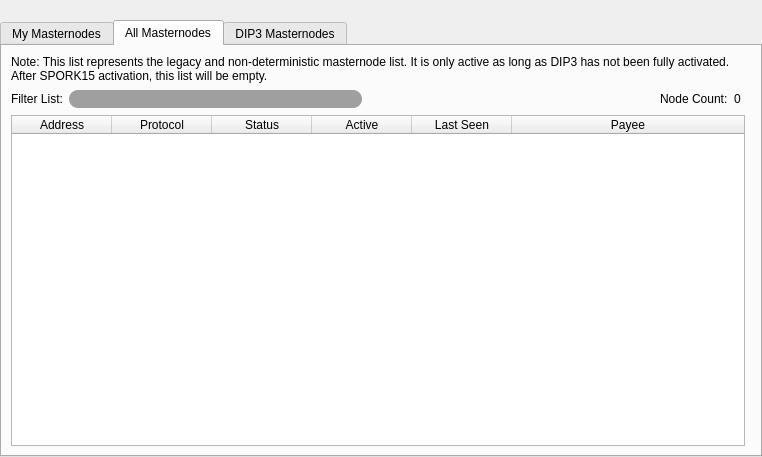
<?xml version="1.0" encoding="UTF-8"?>
<ui version="4.0">
 <class>MasternodeList</class>
 <widget class="QWidget" name="MasternodeList">
  <property name="geometry">
   <rect>
    <x>0</x>
    <y>0</y>
    <width>762</width>
    <height>457</height>
   </rect>
  </property>
  <property name="windowTitle">
   <string>Form</string>
  </property>
  <layout class="QVBoxLayout" name="topLayout">
   <property name="leftMargin">
    <number>0</number>
   </property>
   <property name="topMargin">
    <number>0</number>
   </property>
   <property name="rightMargin">
    <number>0</number>
   </property>
   <property name="bottomMargin">
    <number>0</number>
   </property>
   <item>
    <layout class="QVBoxLayout" name="verticalLayout">
     <property name="bottomMargin">
      <number>0</number>
     </property>
     <item>
      <spacer name="horizontalSpacer0">
       <property name="orientation">
        <enum>Qt::Horizontal</enum>
       </property>
       <property name="sizeHint" stdset="0">
        <size>
         <width>40</width>
         <height>20</height>
        </size>
       </property>
      </spacer>
     </item>
     <item>
      <widget class="QTabWidget" name="tabWidget">
       <property name="tabShape">
        <enum>QTabWidget::Rounded</enum>
       </property>
       <property name="currentIndex">
        <number>1</number>
       </property>
       <widget class="QWidget" name="tabMyMasternodes">
        <attribute name="title">
         <string>My Masternodes</string>
        </attribute>
        <layout class="QGridLayout" name="gridLayout_2">
         <item row="0" column="0">
          <layout class="QVBoxLayout" name="verticalLayout_2">
           <property name="bottomMargin">
            <number>0</number>
           </property>
           <item>
            <layout class="QHBoxLayout" name="horizontalLayout_note">
             <property name="bottomMargin">
              <number>0</number>
             </property>
             <item>
              <widget class="QLabel" name="updateNote">
               <property name="text">
                <string>Note: Status of your masternodes in local wallet can potentially be slightly incorrect.&lt;br /&gt;Always wait for wallet to sync additional data and then double check from another node&lt;br /&gt;if your masternode should be running but you still do not see &quot;ENABLED&quot; in &quot;Status&quot; field.</string>
               </property>
              </widget>
             </item>
            </layout>
           </item>
           <item>
            <widget class="QTableWidget" name="tableWidgetMyMasternodes">
             <property name="minimumSize">
              <size>
               <width>695</width>
               <height>0</height>
              </size>
             </property>
             <property name="editTriggers">
              <set>QAbstractItemView::NoEditTriggers</set>
             </property>
             <property name="alternatingRowColors">
              <bool>true</bool>
             </property>
             <property name="selectionMode">
              <enum>QAbstractItemView::SingleSelection</enum>
             </property>
             <property name="selectionBehavior">
              <enum>QAbstractItemView::SelectRows</enum>
             </property>
             <property name="sortingEnabled">
              <bool>true</bool>
             </property>
             <attribute name="horizontalHeaderStretchLastSection">
              <bool>true</bool>
             </attribute>
             <column>
              <property name="text">
               <string>Alias</string>
              </property>
             </column>
             <column>
              <property name="text">
               <string>Address</string>
              </property>
             </column>
             <column>
              <property name="text">
               <string>Protocol</string>
              </property>
             </column>
             <column>
              <property name="text">
               <string>Status</string>
              </property>
             </column>
             <column>
              <property name="text">
               <string>Active</string>
              </property>
             </column>
             <column>
              <property name="text">
               <string>Last Seen</string>
              </property>
             </column>
             <column>
              <property name="text">
               <string>Payee</string>
              </property>
             </column>
            </widget>
           </item>
           <item>
            <layout class="QHBoxLayout" name="horizontalLayout_5">
             <property name="bottomMargin">
              <number>0</number>
             </property>
             <item>
              <widget class="QPushButton" name="startButton">
               <property name="text">
                <string>S&amp;tart alias</string>
               </property>
              </widget>
             </item>
             <item>
              <widget class="QPushButton" name="startAllButton">
               <property name="text">
                <string>Start &amp;all</string>
               </property>
              </widget>
             </item>
             <item>
              <widget class="QPushButton" name="startMissingButton">
               <property name="text">
                <string>Start &amp;MISSING</string>
               </property>
              </widget>
             </item>
             <item>
              <widget class="QPushButton" name="UpdateButton">
               <property name="text">
                <string>&amp;Update status</string>
               </property>
              </widget>
             </item>
             <item>
              <widget class="QPushButton" name="QRButton">
               <property name="toolTip">
                <string>Show additional Masternode information</string>
               </property>
               <property name="text">
                <string>Show &amp;Info...</string>
               </property>
              </widget>
             </item>
             <item>
              <widget class="QLabel" name="autoupdate_label">
               <property name="text">
                <string>Status will be updated automatically in (sec):</string>
               </property>
              </widget>
             </item>
             <item>
              <widget class="QLabel" name="secondsLabel">
               <property name="text">
                <string>0</string>
               </property>
              </widget>
             </item>
             <item>
              <spacer name="horizontalSpacer_5">
               <property name="orientation">
                <enum>Qt::Horizontal</enum>
               </property>
               <property name="sizeHint" stdset="0">
                <size>
                 <width>40</width>
                 <height>20</height>
                </size>
               </property>
              </spacer>
             </item>
            </layout>
           </item>
          </layout>
         </item>
        </layout>
       </widget>
       <widget class="QWidget" name="tabAllMasternodes">
        <attribute name="title">
         <string>All Masternodes</string>
        </attribute>
        <layout class="QGridLayout" name="gridLayout">
         <item row="1" column="0" rowspan="2" colspan="2">
          <layout class="QHBoxLayout" name="horizontalLayout_3">
           <property name="rightMargin">
            <number>10</number>
           </property>
           <property name="bottomMargin">
            <number>0</number>
           </property>
           <item>
            <widget class="QLabel" name="label_filter">
             <property name="text">
              <string>Filter List:</string>
             </property>
            </widget>
           </item>
           <item>
            <widget class="QLineEdit" name="filterLineEdit">
             <property name="toolTip">
              <string>Filter masternode list</string>
             </property>
             <property name="styleSheet">
              <string notr="true">#filterLineEdit{background-color: rgba(67,67,67,0.5);
 height: 18px !important;
    font-size: 13px;
    border-radius: 9px;}</string>
             </property>
             <property name="class" stdset="0">
              <string>LineEditSmall</string>
             </property>
            </widget>
           </item>
           <item>
            <spacer name="horizontalSpacer_3">
             <property name="orientation">
              <enum>Qt::Horizontal</enum>
             </property>
             <property name="sizeHint" stdset="0">
              <size>
               <width>10</width>
               <height>20</height>
              </size>
             </property>
            </spacer>
           </item>
           <item>
            <widget class="QLabel" name="label_count">
             <property name="text">
              <string>Node Count:</string>
             </property>
            </widget>
           </item>
           <item>
            <widget class="QLabel" name="countLabel">
             <property name="text">
              <string>0</string>
             </property>
            </widget>
           </item>
          </layout>
         </item>
         <item row="3" column="0">
          <widget class="QTableWidget" name="tableWidgetMasternodes">
           <property name="editTriggers">
            <set>QAbstractItemView::NoEditTriggers</set>
           </property>
           <property name="alternatingRowColors">
            <bool>true</bool>
           </property>
           <property name="selectionMode">
            <enum>QAbstractItemView::NoSelection</enum>
           </property>
           <property name="selectionBehavior">
            <enum>QAbstractItemView::SelectRows</enum>
           </property>
           <property name="sortingEnabled">
            <bool>true</bool>
           </property>
           <attribute name="horizontalHeaderStretchLastSection">
            <bool>true</bool>
           </attribute>
           <column>
            <property name="text">
             <string>Address</string>
            </property>
           </column>
           <column>
            <property name="text">
             <string>Protocol</string>
            </property>
           </column>
           <column>
            <property name="text">
             <string>Status</string>
            </property>
           </column>
           <column>
            <property name="text">
             <string>Active</string>
            </property>
           </column>
           <column>
            <property name="text">
             <string>Last Seen</string>
            </property>
           </column>
           <column>
            <property name="text">
             <string>Payee</string>
            </property>
           </column>
          </widget>
         </item>
         <item row="0" column="0">
          <widget class="QLabel" name="legacyListNote">
           <property name="text">
            <string>&lt;html&gt;&lt;head/&gt;&lt;body&gt;&lt;p&gt;Note: This list represents the legacy and non-deterministic masternode list. It is only active as long as DIP3 has not been fully activated. After SPORK15 activation, this list will be empty.&lt;/p&gt;&lt;/body&gt;&lt;/html&gt;</string>
           </property>
           <property name="textFormat">
            <enum>Qt::AutoText</enum>
           </property>
           <property name="wordWrap">
            <bool>true</bool>
           </property>
          </widget>
         </item>
        </layout>
       </widget>
       <widget class="QWidget" name="tabDIP3Masternodes">
        <attribute name="title">
         <string>DIP3 Masternodes</string>
        </attribute>
        <layout class="QGridLayout" name="gridLayout_3">
         <item row="1" column="0">
          <layout class="QHBoxLayout" name="horizontalLayout_4">
           <property name="rightMargin">
            <number>5</number>
           </property>
           <property name="bottomMargin">
            <number>0</number>
           </property>
           <item>
            <widget class="QLabel" name="label_filter_2">
             <property name="text">
              <string>Filter List:</string>
             </property>
            </widget>
           </item>
           <item>
            <widget class="QLineEdit" name="filterLineEditDIP3">
             <property name="toolTip">
              <string>Filter masternode list</string>
             </property>
             <property name="class" stdset="0">
              <string>LineEditSmall</string>
             </property>
            </widget>
           </item>
           <item>
            <widget class="QCheckBox" name="checkBoxMyMasternodesOnly">
             <property name="toolTip">
              <string>Show only masternodes this wallet has keys for.</string>
             </property>
             <property name="text">
              <string>My masternodes only</string>
             </property>
            </widget>
           </item>
           <item>
            <spacer name="horizontalSpacer_4">
             <property name="orientation">
              <enum>Qt::Horizontal</enum>
             </property>
             <property name="sizeHint" stdset="0">
              <size>
               <width>10</width>
               <height>20</height>
              </size>
             </property>
            </spacer>
           </item>
           <item>
            <widget class="QLabel" name="label_count_2">
             <property name="text">
              <string>Node Count:</string>
             </property>
            </widget>
           </item>
           <item>
            <widget class="QLabel" name="countLabelDIP3">
             <property name="text">
              <string>0</string>
             </property>
            </widget>
           </item>
          </layout>
         </item>
         <item row="2" column="0">
          <widget class="QTableWidget" name="tableWidgetMasternodesDIP3">
           <property name="editTriggers">
            <set>QAbstractItemView::NoEditTriggers</set>
           </property>
           <property name="alternatingRowColors">
            <bool>true</bool>
           </property>
           <property name="selectionMode">
            <enum>QAbstractItemView::SingleSelection</enum>
           </property>
           <property name="selectionBehavior">
            <enum>QAbstractItemView::SelectRows</enum>
           </property>
           <property name="sortingEnabled">
            <bool>true</bool>
           </property>
           <attribute name="horizontalHeaderStretchLastSection">
            <bool>true</bool>
           </attribute>
           <column>
            <property name="text">
             <string>Address</string>
            </property>
           </column>
           <column>
            <property name="text">
             <string>Status</string>
            </property>
           </column>
           <column>
            <property name="text">
             <string>PoSe Score</string>
            </property>
           </column>
           <column>
            <property name="text">
             <string>Registered</string>
            </property>
           </column>
           <column>
            <property name="text">
             <string>Last Paid</string>
            </property>
           </column>
           <column>
            <property name="text">
             <string>Next Payment</string>
            </property>
           </column>
           <column>
            <property name="text">
             <string>Payee</string>
            </property>
           </column>
           <column>
            <property name="text">
             <string>Operator Reward</string>
            </property>
           </column>
          </widget>
         </item>
         <item row="0" column="0">
          <widget class="QLabel" name="dip3NoteLabel">
           <property name="text">
            <string>&lt;html&gt;&lt;head/&gt;&lt;body&gt;&lt;p&gt;Note: This list is not active yet and only for informational purposes. The network is still running in compatibility mode, which means that the non-deterministic masternode list is still active. Only after SPORK15 activation, this list will become the active one. Also, the values in the payment related fields are not used at the moment, but still updated for every block. Please ignore this until SPORK15 activation.&lt;/p&gt;&lt;/body&gt;&lt;/html&gt;</string>
           </property>
           <property name="textFormat">
            <enum>Qt::AutoText</enum>
           </property>
           <property name="wordWrap">
            <bool>true</bool>
           </property>
          </widget>
         </item>
        </layout>
       </widget>
      </widget>
     </item>
    </layout>
   </item>
  </layout>
 </widget>
 <resources/>
 <connections/>
</ui>
